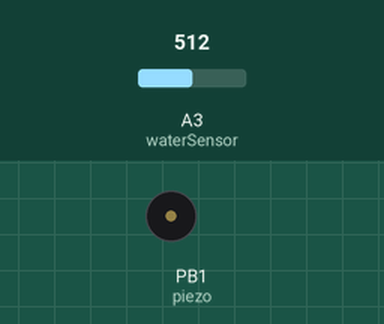
The sketch below on a simulated ATtiny85, built with avr-gcc and run on an emulated ATtiny85. Parts: buzzer (waves = sounding, pin HIGH). Inputs (shaded band) come from the test bench; at power-on: A3 (waterSensor) = 512. Sleep ends after the set time or at an interrupt.

Above: at 0.15 s.
Timing chart, 0 to 3.1 s (numbered marks = the images above):
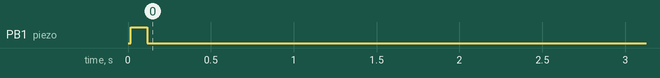

The sketch:

Water-Alarm.ino
```cpp
// (licence header left out)
#include <avr/sleep.h>            // Needed for sleep_mode
#include <avr/wdt.h>              // Needed to enable/disable watch dog timer
#include <avr/power.h>
#include <SoftwareSerial.h>

#define RX    0                   // *** Not used
#define TX    4                   // *** D4, Pin 3
#define ALARM_THRESHOLD 300       // ADC value that triggers an alarm

#define CYCLE_DELAY 100           // time to pulse LED/piezo at end of loop, if necessary
#define LOW_BATTERY_MULTIPLE 8    // This is the number of sleep cycles between low battery beeps
#define LOW_BATTERY_VOLTAGE 3.0f  // In volts

// Refer to the ATtiny datasheet for the source of these values
//0=16ms, 1=32ms, 2=64ms, 3=128ms, 4=250ms, 5=500ms
//6=1sec, 7=2sec, 8=4sec, 9=8sec
#define WATCHDOG_DELAY 9

// Setup software serial (the ATtiny has no hardware serial)
SoftwareSerial mySerial(RX, TX);

const uint8_t piezo = 1;
const uint8_t waterSensor = A3;
uint16_t waterValue = 0;
uint16_t vccValue = 0;
float voltage = 0;
bool alarmState = false;
uint16_t cycle = 0;

//This runs each time the watch dog wakes us up from sleep
ISR(WDT_vect) {
  //Don't do anything. This is just here so that we wake up.
}

void setup()
{
  mySerial.begin(9600);
  mySerial.print("Initialize... ");
  pinMode(piezo, OUTPUT);
  digitalWrite(piezo, HIGH);
  delay(100);
  digitalWrite(piezo, LOW);
  mySerial.println("Complete");

  //Power down various bits of hardware to lower power usage
  set_sleep_mode(SLEEP_MODE_PWR_DOWN); //Power down everything, wake up from WDT
  sleep_enable();
}

void loop()
{
  if(!alarmState)
  {
    ADCSRA &= ~(1<<ADEN); //Disable ADC, saves ~230uA
    setup_watchdog(WATCHDOG_DELAY); //Setup watchdog to go off after 1sec
    mySerial.print("Sleep... ");
    sleep_mode(); //Go to sleep! Wake up 1sec later and check water
    mySerial.print("Wake. ");
  }
  mySerial.print("Loop... ");
  ADCSRA |= (1 << ADEN); // Enable ADC
  waterValue = analogRead(waterSensor);
  mySerial.print("[VIN: ");
  vccValue = readVcc();
  mySerial.print(vccValue);
  voltage = (float) vccValue / 1000;
  mySerial.print(" (");
  mySerial.print(voltage);
  mySerial.print("V), ADC: ");
  mySerial.print(waterValue);
  mySerial.print(" ");
  mySerial.print("Alarm: ");

  if(waterValue > ALARM_THRESHOLD) {
    mySerial.print("On");
    alarmState = true;
      digitalWrite(piezo, alarmState);
      delay(CYCLE_DELAY);
      digitalWrite(piezo, LOW);
  }
  else {
    mySerial.print("Off");
    alarmState = false;
  }
  mySerial.println("] End");

  if(voltage < LOW_BATTERY_VOLTAGE) {
    cycle++;
    //mySerial.println(cycle);
    if(cycle == LOW_BATTERY_MULTIPLE) {
      cycle = 0;
      digitalWrite(piezo, HIGH);
      delay(CYCLE_DELAY);
      digitalWrite(piezo, LOW);
    }
  }
  else {
    cycle = 0;
  }
}

// Get internal voltage
// https://forum.arduino.cc/index.php?topic=222847.0
uint16_t readVcc(void)
{
  uint16_t result;
  // Read 1.1V reference against Vcc
  ADMUX = (0<<REFS0) | (12<<MUX0);
  delay(2); // Wait for Vref to settle
  ADCSRA |= (1<<ADSC); // Convert
  while (bit_is_set(ADCSRA,ADSC));
  result = ADCW;
  return 1125300L / result; // Back-calculate AVcc in mV
}

//Sets the watchdog timer to wake us up, but not reset
//0=16ms, 1=32ms, 2=64ms, 3=128ms, 4=250ms, 5=500ms
//6=1sec, 7=2sec, 8=4sec, 9=8sec
//From: http://interface.khm.de/index.php/lab/experiments/sleep_watchdog_battery/
void setup_watchdog(int timerPrescaler) {

  if (timerPrescaler > 9 ) timerPrescaler = 9; //Limit incoming amount to legal settings

  byte bb = timerPrescaler & 7;
  if (timerPrescaler > 7) bb |= (1<<5); //Set the special 5th bit if necessary

  //This order of commands is important and cannot be combined
  MCUSR &= ~(1<<WDRF); //Clear the watch dog reset
  WDTCR |= (1<<WDCE) | (1<<WDE); //Set WD_change enable, set WD enable
  WDTCR = bb; //Set new watchdog timeout value
  WDTCR |= _BV(WDIE); //Set the interrupt enable, this will keep unit from resetting after each int
}
```

Measured:
- by itself, PB1 (piezo): repeats every 0.16 s: HIGH 0.10 s, LOW 0.06 s
